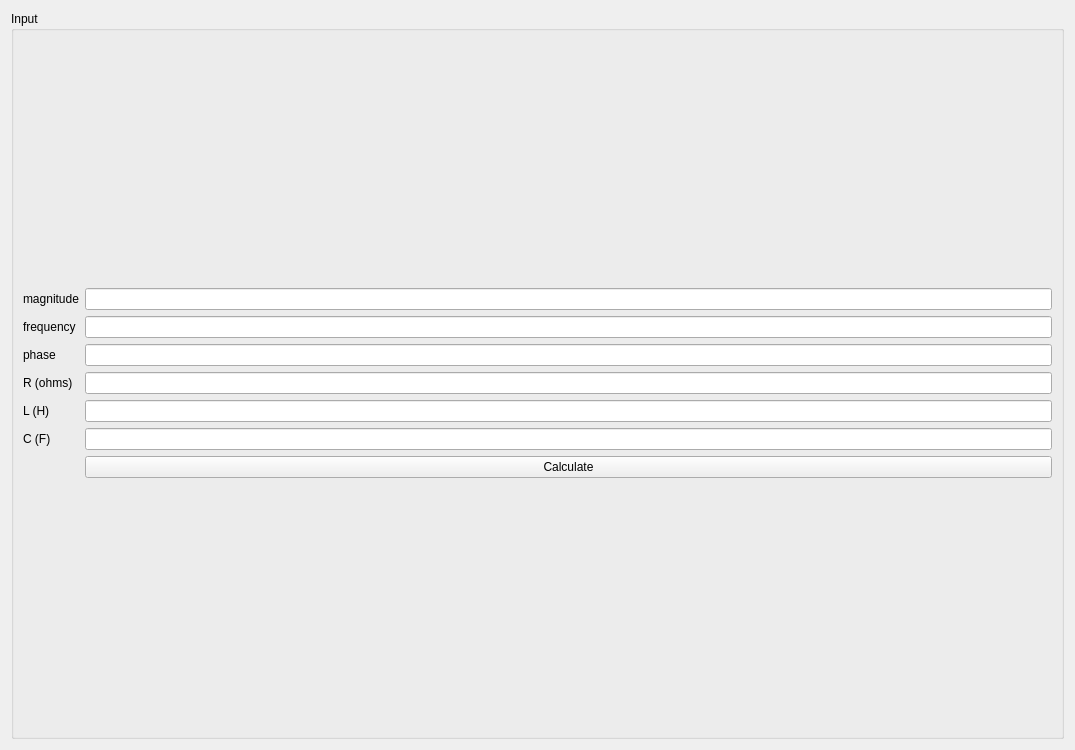
<?xml version="1.0" encoding="UTF-8"?>
<ui version="4.0">
 <class>Form</class>
 <widget class="QWidget" name="Form">
  <property name="geometry">
   <rect>
    <x>0</x>
    <y>0</y>
    <width>1075</width>
    <height>750</height>
   </rect>
  </property>
  <property name="windowTitle">
   <string>Form</string>
  </property>
  <layout class="QVBoxLayout" name="verticalLayout">
   <item>
    <widget class="QGroupBox" name="gb_Input">
     <property name="title">
      <string>Input</string>
     </property>
     <layout class="QVBoxLayout" name="verticalLayout_2">
      <item>
       <layout class="QGridLayout" name="layout_GridInput">
        <item row="5" column="1">
         <widget class="QLineEdit" name="le_C"/>
        </item>
        <item row="6" column="1">
         <widget class="QPushButton" name="pushButton">
          <property name="text">
           <string>Calculate</string>
          </property>
         </widget>
        </item>
        <item row="2" column="1">
         <widget class="QLineEdit" name="le_phase"/>
        </item>
        <item row="5" column="0">
         <widget class="QLabel" name="label_6">
          <property name="text">
           <string>C (F)</string>
          </property>
         </widget>
        </item>
        <item row="4" column="1">
         <widget class="QLineEdit" name="le_L"/>
        </item>
        <item row="3" column="0">
         <widget class="QLabel" name="label_4">
          <property name="text">
           <string>R (ohms)</string>
          </property>
         </widget>
        </item>
        <item row="4" column="0">
         <widget class="QLabel" name="label_5">
          <property name="text">
           <string>L (H)</string>
          </property>
         </widget>
        </item>
        <item row="0" column="0">
         <widget class="QLabel" name="label">
          <property name="text">
           <string>magnitude</string>
          </property>
         </widget>
        </item>
        <item row="3" column="1">
         <widget class="QLineEdit" name="le_R"/>
        </item>
        <item row="1" column="0">
         <widget class="QLabel" name="label_2">
          <property name="text">
           <string>frequency</string>
          </property>
         </widget>
        </item>
        <item row="0" column="1">
         <widget class="QLineEdit" name="le_magn"/>
        </item>
        <item row="2" column="0">
         <widget class="QLabel" name="label_3">
          <property name="text">
           <string>phase</string>
          </property>
         </widget>
        </item>
        <item row="1" column="1">
         <widget class="QLineEdit" name="le_freq"/>
        </item>
       </layout>
      </item>
     </layout>
    </widget>
   </item>
  </layout>
 </widget>
 <resources/>
 <connections>
  <connection>
   <sender>pushButton</sender>
   <signal>clicked()</signal>
   <receiver>Form</receiver>
   <slot>clickedButton()</slot>
   <hints>
    <hint type="sourcelabel">
     <x>578</x>
     <y>645</y>
    </hint>
    <hint type="destinationlabel">
     <x>537</x>
     <y>374</y>
    </hint>
   </hints>
  </connection>
 </connections>
 <slots>
  <slot>clickbutton()</slot>
 </slots>
</ui>
